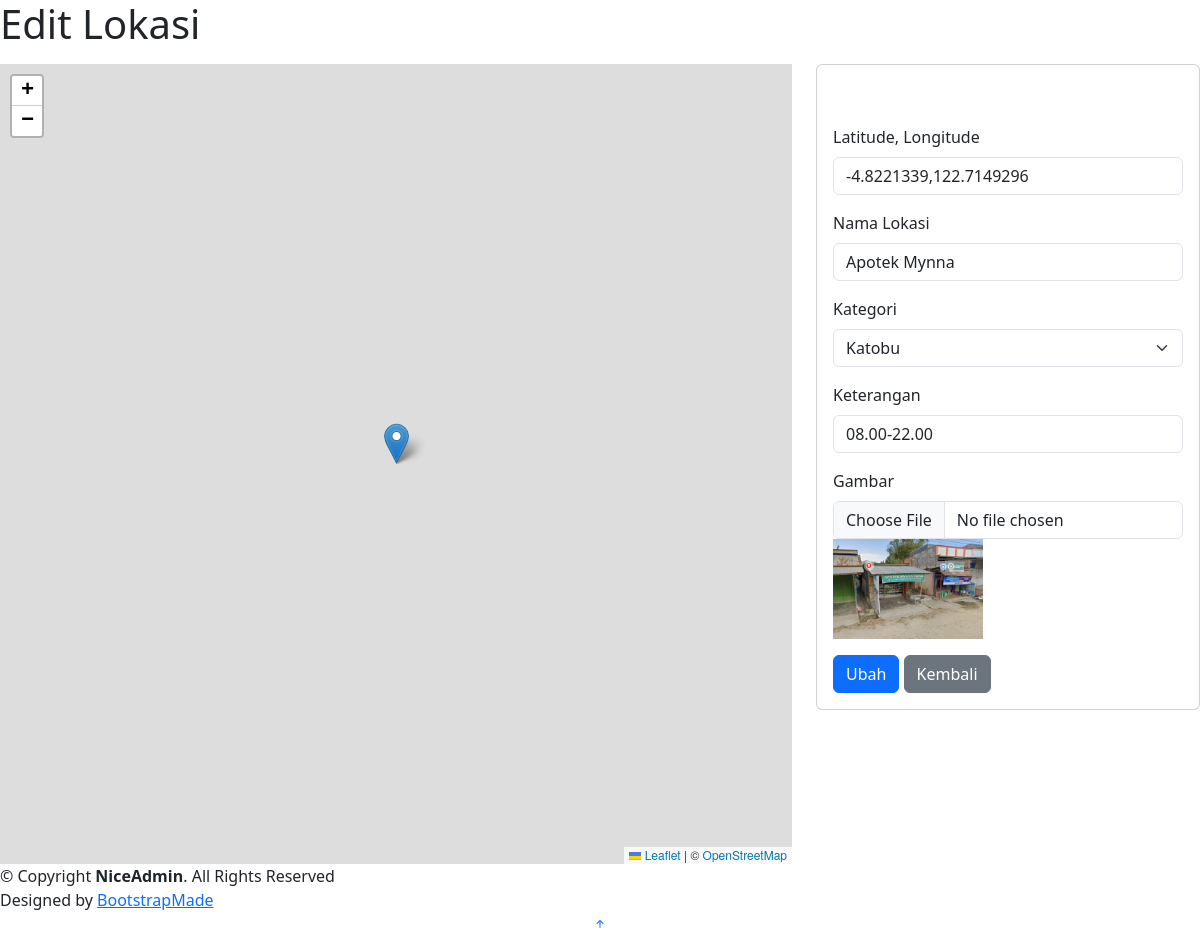
The page /lokasi_edit.php?id=21 (signed in) on the database its author committed.
### tables this page shows
CREATE TABLE `lokasi` (
  `id` int(11) NOT NULL,
  `lat_lng` varchar(100) NOT NULL,
  `nama` varchar(100) NOT NULL,
  `kategori` varchar(100) NOT NULL,
  `keterangan` varchar(100) NOT NULL,
  `gambar` varchar(100) NOT NULL
);

### lokasi_edit.php (the view, shortened to what this page needs)
<?php
include 'koneksi.php';
$id = $_GET['id'];
$tampil = mysqli_query($koneksi, "SELECT * FROM lokasi WHERE id = '$id'");
$hasil = mysqli_fetch_array($tampil);
$latlng = $hasil['lat_lng'];
$nama = $hasil['nama'];
$kategori = $hasil['kategori'];
$keterangan = $hasil['keterangan'];
$gambar = $hasil['gambar'];
?>
<?php
include 'lib/head.php';
?>
<body>
    <main id="main" class="main">
        <div class="pagetitle mb-3">
            <h1>Edit Lokasi</h1>
        </div>
        <section class="section">
            <div class="row">
                <div class="col-lg-8">
                    <div id="map" style="height: 100vh"></div>
                </div>
                <div class="col-lg-4">
                    <div class="card">
                        <div class="card-body">
                            <form class="row g-3 mt-1" action="proses_edit.php" method="POST" enctype="multipart/form-data">
                                <div class="col-12">
                                <div class="col-12">
                                </div>
                                    <label for="latlng" class="form-label">Latitude, Longitude</label>
                                    <input type="text" class="form-control" id="latlng" name="latlng" value="<?php echo $latlng; ?>" required>
                                </div>
                                <div class="col-12">
                                    <label for="nama" class="form-label">Nama Lokasi</label>
                                    <input type="text" class="form-control" id="nama" name="nama" value="<?php echo $nama; ?>" required>
                                </div>
                                <div class="col-12">
                                    <label for="kategori" class="form-label">Kategori</label>
                                    <select class="form-select" name="kategori" id="kategori" required>
                                        <option value="Katobu" <?php if ($kategori == "Katobu") echo "selected"; ?>>Katobu</option>
                                    </select>
                                </div>
                                <div class="col-12">
                                    <label for="keterangan" class="form-label">Keterangan</label>
                                    <input type="text" class="form-control" id="keterangan" name="keterangan" value="<?php echo $keterangan; ?>" required>
                                </div>
                                <div class="col-12">
                                    <label for="gambar" class="form-label">Gambar</label>
                                    <input type="file" class="form-control" id="gambar" name="gambar">
                                    <img src="assets/img/<?php echo $gambar; ?>" alt="Gambar" width="150px">
                                </div>
                                <div class="col-12">
                                    <button type="submit" class="btn btn-primary">Ubah</button>
                                    <a href="lokasi.php" class="btn btn-secondary">Kembali</a>
                                </div>
                            </form>
                        </div>
                    </div>
                </div>
            </div>
        </section>
    </main>
    <?php
    include 'lib/footer.php';
    ?>
</body>
</html>

### rows shown on the page
lokasi: latlng "-4.8221339,122.7149296", nama "Apotek Mynna", kategori "Katobu", keterangan "08.00-22.00", gambar (picture)
